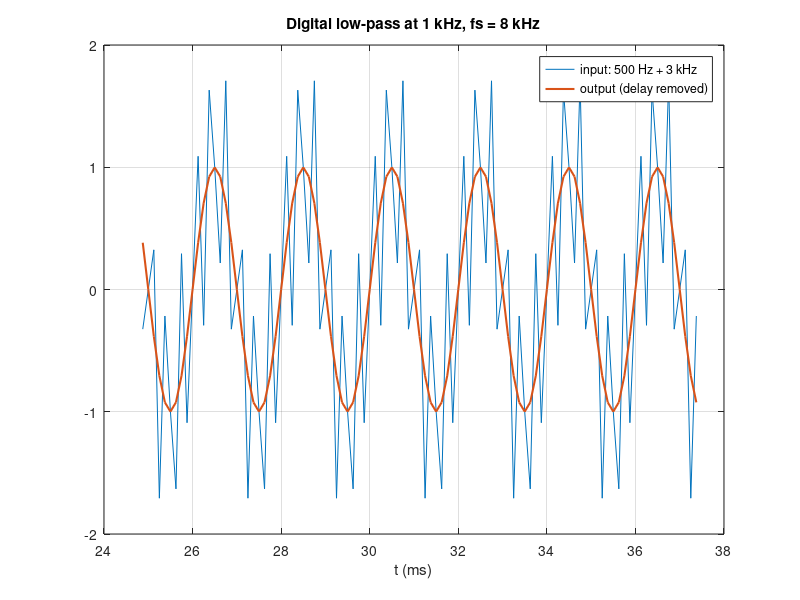

Write the MATLAB code that produced this figure.
% Signals and Systems — Discrete-Time Processing of CT Signals
%title: Processing Analog Signals Digitally
%ar-title: معالجة الإشارات المستمرة رقميًا
%lesson: ss-ch7-4
%course: signals-systems

%% Analog frequency to digital frequency
%ar: Ω = ωT = 2πf/fs. قطع 1 kHz مع fs = 8 kHz يصير Ωc = π/4.
fs = 8e3; fc = 1e3;
Wc = 2*pi*fc/fs;
fprintf('Omega_c = %.4f rad = pi/%g\n', Wc, pi/Wc)

%% A digital low-pass applied to sampled audio
%ar: نصمم مرشح FIR بقطع π/4 (نافذة هامنج، نكتبها بأنفسنا)، ونمرر إشارة فيها 500 Hz و 3 kHz: يبقى 500 Hz ويُحذف 3 kHz.
M = 30; m = -M:M; h = sin(Wc*m)./(pi*m); h(m == 0) = Wc/pi;
h = h .* (0.54 - 0.46*cos(2*pi*(0:2*M)/(2*M)));
n = 0:399; x = sin(2*pi*500*n/fs) + sin(2*pi*3000*n/fs);
y = filter(h, 1, x);
plot(n(200:300)/fs*1e3, x(200:300), n(200:300)/fs*1e3, y(200 + M:300 + M), 'LineWidth', 1.5); grid on
xlabel('t (ms)'); legend('input: 500 Hz + 3 kHz', 'output (delay removed)'); title('Digital low-pass at 1 kHz, fs = 8 kHz')
fprintf('output rms %.3f (a pure 500 Hz sine has %.3f)\n', sqrt(mean(y(100:end).^2)), 1/sqrt(2))

%% The digital differentiator of Example 7.2
%ar: hd[n] = (−1)^n/(nT) للـ n ≠ 0 و 0 عند n = 0. استجابته الترددية تقترب من jΩ/T (أي مشتقة). نتحقق عند تردد منخفض.
T = 1; nn = -400:400; hd = ((-1).^nn)./(nn*T); hd(nn == 0) = 0;
W = 0.3; Hd = sum(hd .* exp(-1j*W*nn));
fprintf('Hd(e^{j0.3}) = %.4f%+.4fj, ideal jW/T = %+.4fj\n', real(Hd), imag(Hd), W/T)

%%! Project idea: a real-time-style block processor
%ar: مشروع: الأنظمة الحقيقية تعالج الصوت كتلة كتلة. filter يرجع حالته الداخلية (zf) لتكملها في الكتلة التالية بدون انقطاع. نتحقق أن المعالجة بكتل تساوي المعالجة دفعة واحدة.
blk = 100; yb = []; zi = zeros(1, numel(h) - 1);
for k = 1:blk:numel(x)
    [yk, zi] = filter(h, 1, x(k:k + blk - 1), zi); yb = [yb, yk];
end
fprintf('block processing equals one-shot: max diff %.2e\n', max(abs(yb - y)))
